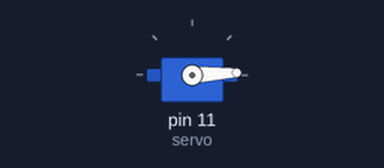
Simulated run of this sketch. Board: Arduino Uno, built with avr-gcc and run on an emulated ATmega328P. Shown: servo.

Above: at 0.05 s.
At 0.9 s:
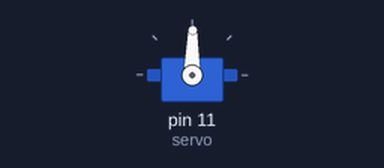
At 1.75 s:
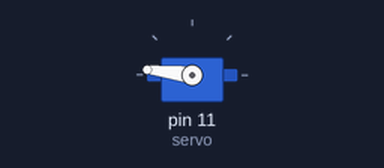
At 3.45 s:
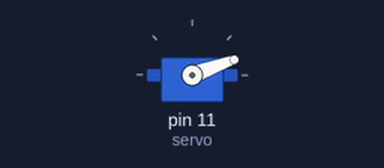
Timing chart, 0 to 8.4 s (numbered marks = the images above):
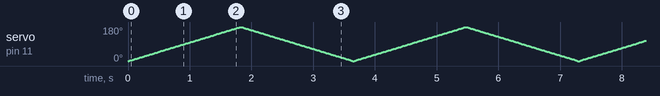

The sketch:

0603_Servomotor1.ino
```cpp
#include<Servo.h>

Servo myservo;

int servo = 11;

void setup()
{

  myservo.attach(servo);
  myservo.write(0);

}

void loop()
{
  for(int pos = 0; pos <= 180; pos++){
  	myservo.write(pos);
  	delay(10);
  }
  for(int pos = 180; pos >= 0; pos--){
  	myservo.write(pos);
  	delay(10);
  }
}
```
